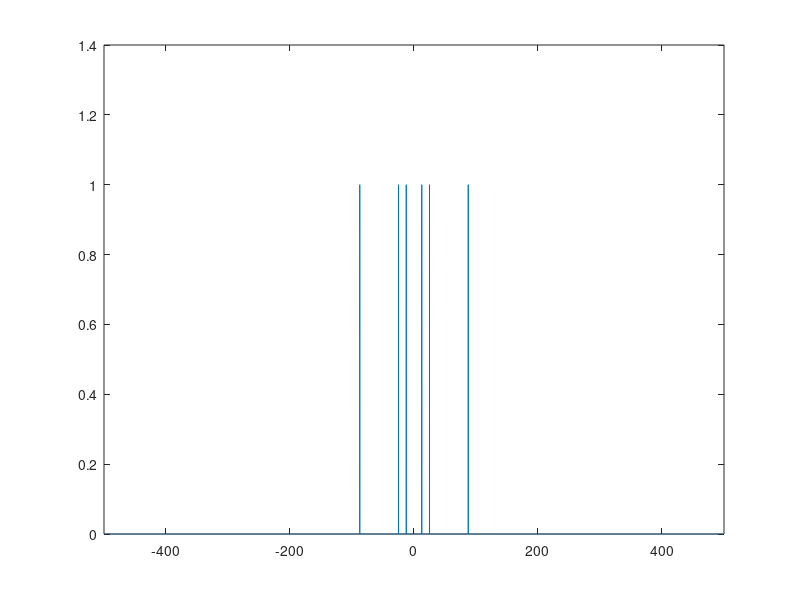

MATLAB code to generate this figure:
Ts = 1/8000;
t = 0:Ts:3-Ts;
x1 = sin(2*pi*100*t);
x2 = sin(2*pi*200*t);
x3 = sin(2*pi*700*t);

x4 = x1+x2+x3;

X4 = 2/length(t)*fftshift(fft(x4));
nX4 = length(X4);

fgrid = -(4000/8):1000/nX4:(4000/8)-(Ts/8);

plot(fgrid,abs(X4));
xlim([-2000 2000]);
xlim([-500 500]);
